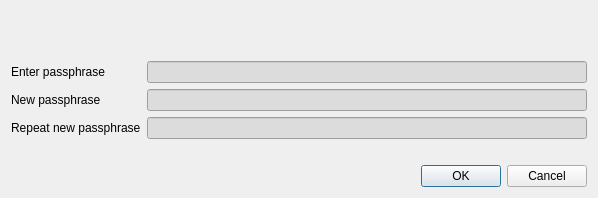
<?xml version="1.0" encoding="UTF-8"?>
<ui version="4.0">
 <class>AskPassphraseDialog</class>
 <widget class="QDialog" name="AskPassphraseDialog">
  <property name="geometry">
   <rect>
    <x>0</x>
    <y>0</y>
    <width>598</width>
    <height>198</height>
   </rect>
  </property>
  <property name="sizePolicy">
   <sizepolicy hsizetype="Preferred" vsizetype="Minimum">
    <horstretch>0</horstretch>
    <verstretch>0</verstretch>
   </sizepolicy>
  </property>
  <property name="minimumSize">
   <size>
    <width>550</width>
    <height>0</height>
   </size>
  </property>
  <property name="windowTitle">
   <string>Passphrase Dialog</string>
  </property>
  <layout class="QVBoxLayout" name="verticalLayout">
   <item>
    <widget class="QLabel" name="warningLabel">
     <property name="textFormat">
      <enum>Qt::RichText</enum>
     </property>
     <property name="wordWrap">
      <bool>true</bool>
     </property>
    </widget>
   </item>
   <item>
    <layout class="QFormLayout" name="formLayout">
     <property name="fieldGrowthPolicy">
      <enum>QFormLayout::AllNonFixedFieldsGrow</enum>
     </property>
     <item row="0" column="0">
      <widget class="QLabel" name="passLabel1">
       <property name="text">
        <string>Enter passphrase</string>
       </property>
      </widget>
     </item>
     <item row="0" column="1">
      <widget class="QLineEdit" name="passEdit1">
       <property name="styleSheet">
        <string notr="true">background-color: rgb(220, 220, 220);</string>
       </property>
       <property name="echoMode">
        <enum>QLineEdit::Password</enum>
       </property>
      </widget>
     </item>
     <item row="1" column="0">
      <widget class="QLabel" name="passLabel2">
       <property name="text">
        <string>New passphrase</string>
       </property>
      </widget>
     </item>
     <item row="1" column="1">
      <widget class="QLineEdit" name="passEdit2">
       <property name="styleSheet">
        <string notr="true">background-color: rgb(220, 220, 220);</string>
       </property>
       <property name="echoMode">
        <enum>QLineEdit::Password</enum>
       </property>
      </widget>
     </item>
     <item row="2" column="0">
      <widget class="QLabel" name="passLabel3">
       <property name="text">
        <string>Repeat new passphrase</string>
       </property>
      </widget>
     </item>
     <item row="2" column="1">
      <widget class="QLineEdit" name="passEdit3">
       <property name="styleSheet">
        <string notr="true">background-color: rgb(220, 220, 220);</string>
       </property>
       <property name="echoMode">
        <enum>QLineEdit::Password</enum>
       </property>
      </widget>
     </item>
     <item row="3" column="1">
      <widget class="QLabel" name="capsLabel">
       <property name="font">
        <font>
         <weight>75</weight>
         <bold>true</bold>
        </font>
       </property>
       <property name="text">
        <string/>
       </property>
       <property name="alignment">
        <set>Qt::AlignCenter</set>
       </property>
      </widget>
     </item>
    </layout>
   </item>
   <item>
    <widget class="QDialogButtonBox" name="buttonBox">
     <property name="orientation">
      <enum>Qt::Horizontal</enum>
     </property>
     <property name="standardButtons">
      <set>QDialogButtonBox::Cancel|QDialogButtonBox::Ok</set>
     </property>
    </widget>
   </item>
  </layout>
 </widget>
 <resources/>
 <connections>
  <connection>
   <sender>buttonBox</sender>
   <signal>accepted()</signal>
   <receiver>AskPassphraseDialog</receiver>
   <slot>accept()</slot>
   <hints>
    <hint type="sourcelabel">
     <x>248</x>
     <y>254</y>
    </hint>
    <hint type="destinationlabel">
     <x>157</x>
     <y>274</y>
    </hint>
   </hints>
  </connection>
  <connection>
   <sender>buttonBox</sender>
   <signal>rejected()</signal>
   <receiver>AskPassphraseDialog</receiver>
   <slot>reject()</slot>
   <hints>
    <hint type="sourcelabel">
     <x>316</x>
     <y>260</y>
    </hint>
    <hint type="destinationlabel">
     <x>286</x>
     <y>274</y>
    </hint>
   </hints>
  </connection>
 </connections>
</ui>
